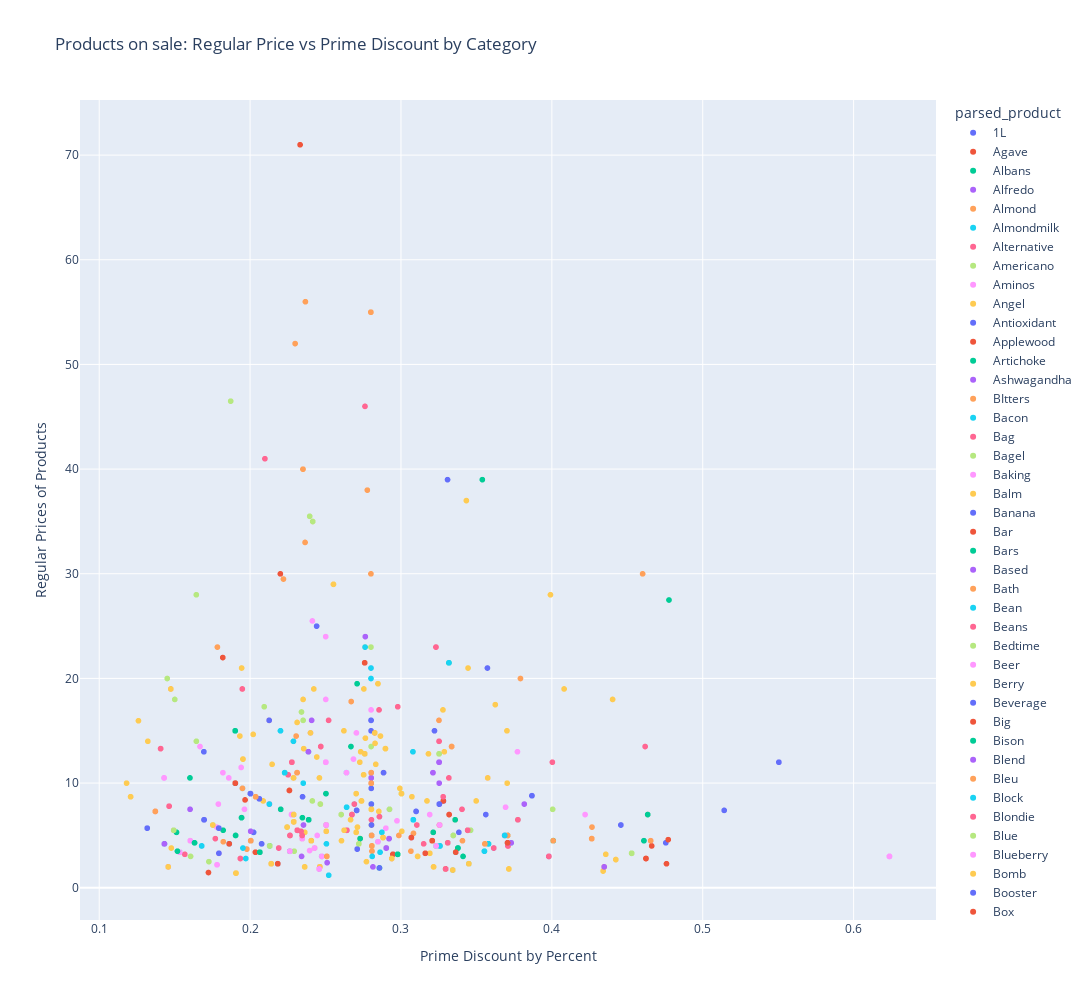

Notebook code for this chart:
### Markdown cell above
##### Plotting by our newly identified categories

### Code cell
fig = px.scatter(df.sort_values(by='parsed_product'), x="prime_discount", y="regular", color="parsed_product", title="Products on sale: Regular Price vs Prime Discount by Category", hover_data=['product', 'sale', 'prime'], width=1400, height=1000,
labels={
    "regular": "Regular Prices of Products",
    "prime_discount": "Prime Discount by Percent",
    "discount_bins": "Prime Discount Ranges"
})
fig.show()
